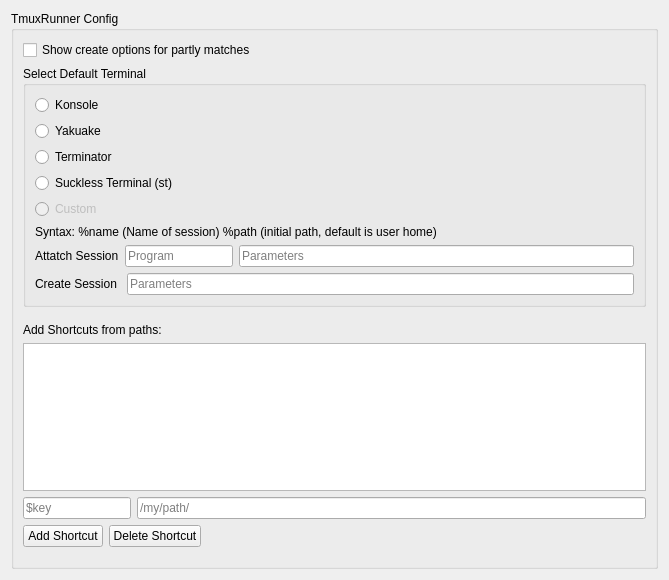
<?xml version="1.0" encoding="UTF-8"?>
<ui version="4.0">
 <author>%{AUTHOR}</author>
 <class>TmuxRunnerConfigUi</class>
 <widget class="QWidget" name="TmuxRunnerConfigUi">
  <property name="geometry">
   <rect>
    <x>0</x>
    <y>0</y>
    <width>669</width>
    <height>580</height>
   </rect>
  </property>
  <property name="minimumSize">
   <size>
    <width>300</width>
    <height>0</height>
   </size>
  </property>
  <layout class="QVBoxLayout" name="verticalLayout">
   <item>
    <widget class="QGroupBox" name="parentLayout">
     <property name="enabled">
      <bool>true</bool>
     </property>
     <property name="minimumSize">
      <size>
       <width>0</width>
       <height>0</height>
      </size>
     </property>
     <property name="layoutDirection">
      <enum>Qt::LeftToRight</enum>
     </property>
     <property name="title">
      <string>TmuxRunner Config</string>
     </property>
     <layout class="QVBoxLayout" name="verticalLayout_4">
      <item>
       <widget class="QCheckBox" name="partlyMatchesOption">
        <property name="text">
         <string>Show create options for partly matches</string>
        </property>
       </widget>
      </item>
      <item>
       <widget class="QGroupBox" name="groupBox">
        <property name="title">
         <string>Select Default Terminal</string>
        </property>
        <layout class="QVBoxLayout" name="verticalLayout_2">
         <item>
          <layout class="QVBoxLayout" name="options">
           <item>
            <widget class="QRadioButton" name="optionKonsole">
             <property name="text">
              <string>Konsole</string>
             </property>
            </widget>
           </item>
           <item>
            <widget class="QRadioButton" name="optionYakuake">
             <property name="text">
              <string>Yakuake</string>
             </property>
            </widget>
           </item>
           <item>
            <widget class="QRadioButton" name="optionTerminator">
             <property name="text">
              <string>Terminator</string>
             </property>
            </widget>
           </item>
           <item>
            <widget class="QRadioButton" name="optionSucklessTerminal">
             <property name="text">
              <string>Suckless Terminal (st)</string>
             </property>
            </widget>
           </item>
           <item>
            <widget class="QRadioButton" name="optionCustom">
             <property name="enabled">
              <bool>false</bool>
             </property>
             <property name="text">
              <string>Custom</string>
             </property>
            </widget>
           </item>
          </layout>
         </item>
         <item>
          <widget class="QLabel" name="syntaxExplainLabel">
           <property name="text">
            <string>Syntax: %name (Name of session) %path (initial path, default is user home)</string>
           </property>
          </widget>
         </item>
         <item>
          <layout class="QHBoxLayout" name="horizontalLayout_2">
           <item>
            <widget class="QLabel" name="attatchSessionLabel">
             <property name="text">
              <string>Attatch Session</string>
             </property>
            </widget>
           </item>
           <item alignment="Qt::AlignLeft">
            <widget class="QLineEdit" name="attatchSessionProgram">
             <property name="placeholderText">
              <string>Program</string>
             </property>
            </widget>
           </item>
           <item>
            <widget class="QLineEdit" name="attatchSessionParameters">
             <property name="placeholderText">
              <string>Parameters</string>
             </property>
            </widget>
           </item>
          </layout>
         </item>
         <item>
          <layout class="QHBoxLayout" name="horizontalLayout">
           <item>
            <widget class="QLabel" name="createSessionLabel">
             <property name="text">
              <string>Create Session </string>
             </property>
            </widget>
           </item>
           <item>
            <widget class="QLineEdit" name="createSessionParameters">
             <property name="placeholderText">
              <string>Parameters</string>
             </property>
            </widget>
           </item>
          </layout>
         </item>
        </layout>
       </widget>
      </item>
      <item>
       <layout class="QVBoxLayout" name="verticalLayout_3">
        <property name="sizeConstraint">
         <enum>QLayout::SetFixedSize</enum>
        </property>
        <property name="topMargin">
         <number>10</number>
        </property>
       </layout>
      </item>
      <item>
       <widget class="QLabel" name="label">
        <property name="text">
         <string>Add Shortcuts from paths:</string>
        </property>
       </widget>
      </item>
      <item>
       <widget class="QListWidget" name="shortcutList"/>
      </item>
      <item>
       <layout class="QHBoxLayout" name="horizontalLayout_3">
        <item alignment="Qt::AlignLeft">
         <widget class="QLineEdit" name="shortcutKey">
          <property name="placeholderText">
           <string>$key</string>
          </property>
         </widget>
        </item>
        <item>
         <widget class="QLineEdit" name="shortcutPath">
          <property name="placeholderText">
           <string>/my/path/</string>
          </property>
         </widget>
        </item>
       </layout>
      </item>
      <item>
       <layout class="QHBoxLayout" name="horizontalLayout_4">
        <item>
         <widget class="QPushButton" name="shortcutAddButton">
          <property name="text">
           <string>Add Shortcut</string>
          </property>
         </widget>
        </item>
        <item alignment="Qt::AlignLeft">
         <widget class="QPushButton" name="shortcutDeleteButton">
          <property name="text">
           <string>Delete Shortcut</string>
          </property>
         </widget>
        </item>
        <item>
         <spacer name="horizontalSpacer">
          <property name="orientation">
           <enum>Qt::Horizontal</enum>
          </property>
          <property name="sizeHint" stdset="0">
           <size>
            <width>40</width>
            <height>20</height>
           </size>
          </property>
         </spacer>
        </item>
       </layout>
      </item>
      <item>
       <spacer name="verticalSpacer">
        <property name="orientation">
         <enum>Qt::Vertical</enum>
        </property>
        <property name="sizeType">
         <enum>QSizePolicy::Fixed</enum>
        </property>
        <property name="sizeHint" stdset="0">
         <size>
          <width>0</width>
          <height>10</height>
         </size>
        </property>
       </spacer>
      </item>
     </layout>
    </widget>
   </item>
  </layout>
 </widget>
 <resources/>
 <connections/>
</ui>
